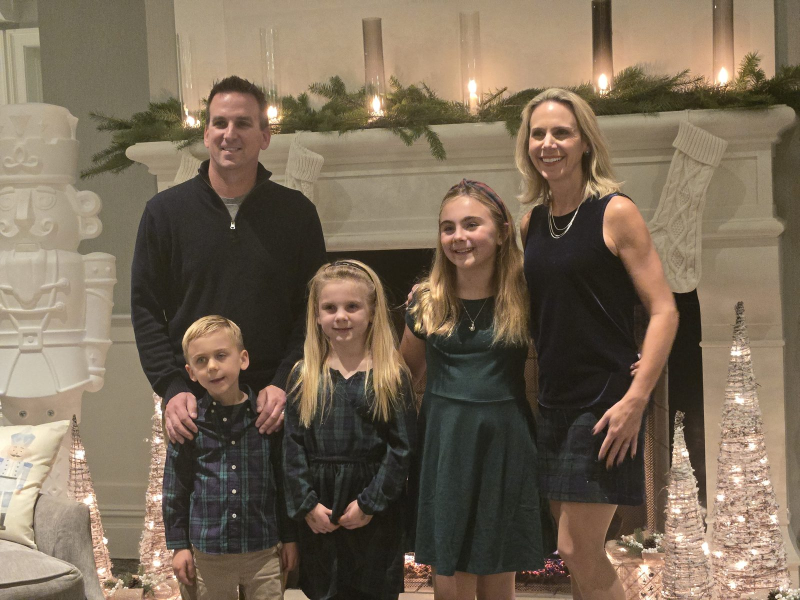
#> input picture docs/images/photos/photo-4.jpg, 1600 x 1200 px (shown at 1/2 size)
$ python make_invite_card.py
#> lines starting #> are read from the running program, lines starting #| are printed output that depends on the picture
#!/usr/bin/env python3
"""Build docs/images/invite-card.jpg (1200x630) — the picture used in invite emails and link previews."""
import os, random
from PIL import Image, ImageDraw, ImageFont, ImageFilter, ImageOps
ROOT = os.path.dirname(os.path.dirname(os.path.abspath(__file__)))
PH = os.path.join(ROOT, "docs/images/photos/photo-4.jpg")   # the whole crew at the fireplace
OUT = os.path.join(ROOT, "docs/images/invite-card.jpg")
XM = "/usr/share/fonts/truetype/sand-box/google/Mountains of Christmas/MountainsofChristmas-Bold.ttf"
NU = "/usr/share/fonts/truetype/sand-box/google/Nunito/Nunito-VariableFont_wght.ttf"
W, H, PW = 1200, 630, 560
def nunito(size, wght=800):
    f = ImageFont.truetype(NU, size)
    try: f.set_variation_by_axes([wght])
    except Exception: pass
    return f
# background: deep night-blue gradient
card = Image.new("RGB", (W, H))
#> card: PIL image 1200x630 RGB; every value is 0
d = ImageDraw.Draw(card)
for y in range(H):
    t = y / H; d.line([(0, y), (W, y)], fill=(int(11 + 30 * t), int(26 + 6 * t), int(51 - 10 * t)))
# snow dots
random.seed(7)
snow = Image.new("RGBA", (W, H), (0, 0, 0, 0)); sd = ImageDraw.Draw(snow)
#> after `snow = Image.new('RGBA', (W, H), (0, 0, 0, 0))`: snow: PIL image 1200x630 RGBA; every value is 0
for _ in range(170):
    x, y, r = random.randint(PW, W), random.randint(0, H), random.uniform(1, 3.2)
    sd.ellipse([x - r, y - r, x + r, y + r], fill=(255, 255, 255, random.randint(90, 200)))
card.paste(snow, (0, 0), snow)
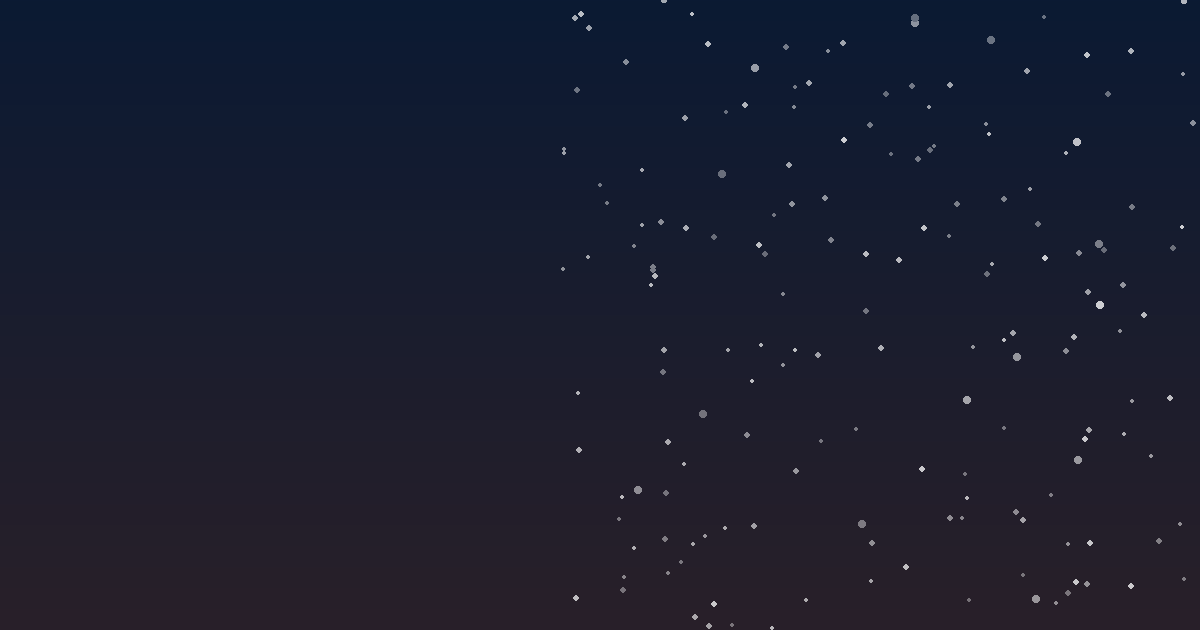
#> card: PIL image 1200x630 RGB; mean R, G, B 26.1, 29.1, 46.1
# photo on the left, with soft fade into the panel
ph = ImageOps.fit(Image.open(PH).convert("RGB"), (PW + 60, H), centering=(0.5, 0.35))
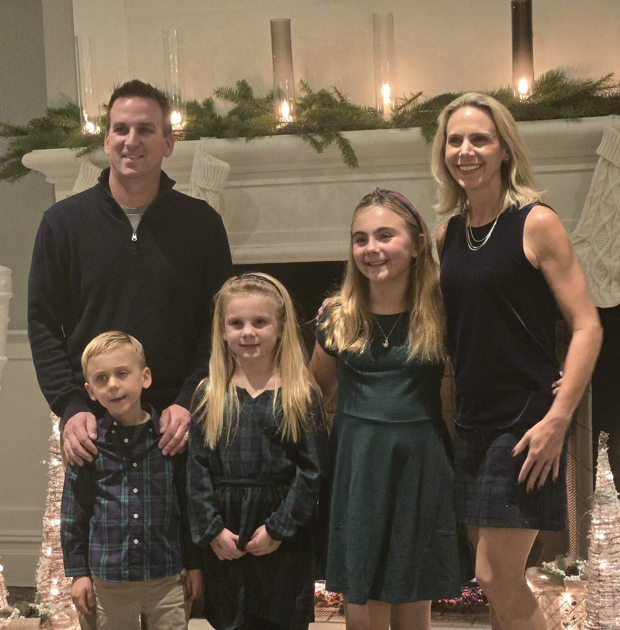
#> ph: PIL image 620x630 RGB; mean R, G, B 107.2, 92.3, 75
mask = Image.new("L", ph.size, 255); md = ImageDraw.Draw(mask)
#> after `mask = Image.new('L', ph.size, 255)`: mask: PIL image 620x630 L; every value is 255
for x in range(PW - 40, PW + 60):
    md.line([(x, 0), (x, H)], fill=int(255 * max(0, 1 - (x - (PW - 40)) / 100)))
card.paste(ph, (0, 0), mask)
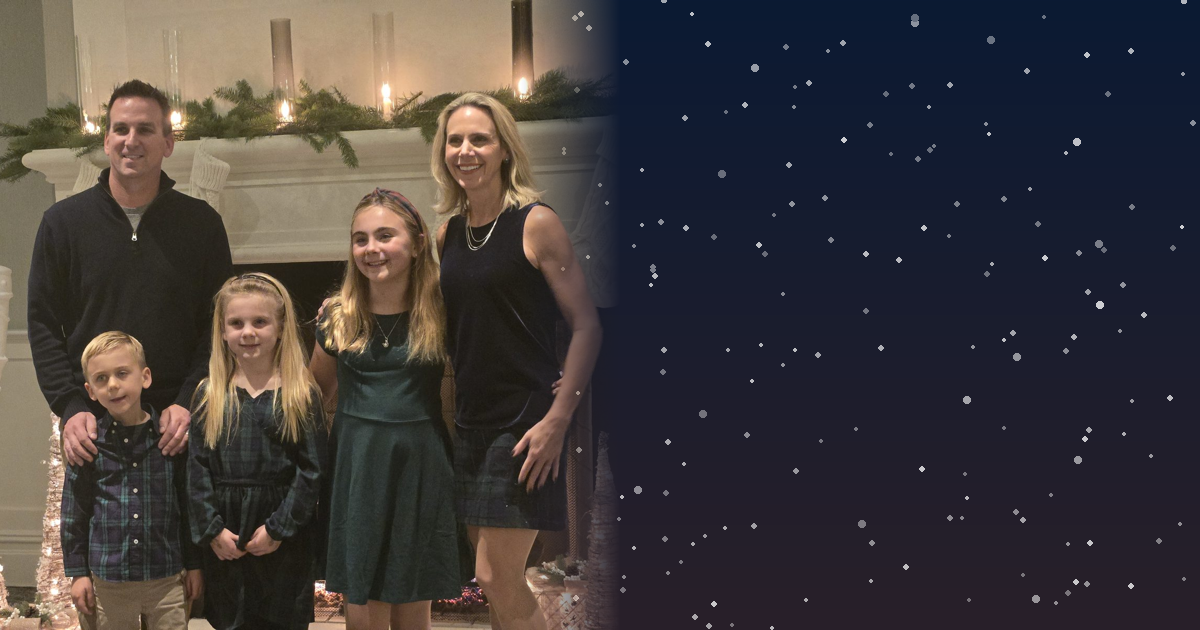
#> card: PIL image 1200x630 RGB; mean R, G, B 63.7, 58.5, 59.4
d = ImageDraw.Draw(card)
# string of lights along the top
cols = [(255, 70, 70), (255, 210, 63), (60, 200, 110), (80, 160, 255)]
d.line([(0, 14), (W, 14)], fill=(30, 40, 30), width=3)
for i, x in enumerate(range(18, W, 44)):
    c = cols[i % 4]
    glow = Image.new("RGBA", (40, 40), (0, 0, 0, 0)); ImageDraw.Draw(glow).ellipse([8, 8, 32, 32], fill=c + (120,))
    glow = glow.filter(ImageFilter.GaussianBlur(5)); card.paste(glow, (x - 20, 6), glow)
    d.ellipse([x - 6, 16, x + 6, 32], fill=c)
#> this loop made 27 passes
#> pass 1, `glow = glow.filter(ImageFilter.GaussianBlur(5))`:
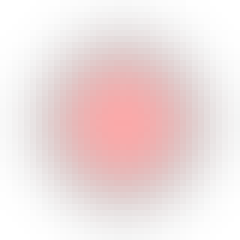
#> glow: PIL image 40x40 RGBA (shown 6 times larger); mean R, G, B, A 77.3, 21.2, 21.2, 36.3; transparent parts drawn white
#> pass 2, `glow = glow.filter(ImageFilter.GaussianBlur(5))`:
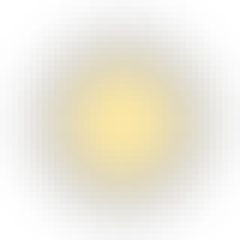
#> glow: PIL image 40x40 RGBA (shown 6 times larger); mean R, G, B, A 77.3, 63.6, 19.1, 36.3; transparent parts drawn white
#> pass 3, `glow = glow.filter(ImageFilter.GaussianBlur(5))`:
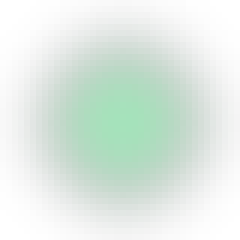
#> glow: PIL image 40x40 RGBA (shown 6 times larger); mean R, G, B, A 18.2, 60.6, 33.3, 36.3; transparent parts drawn white
# text panel
cx = PW + (W - PW) // 2 + 10
#> cx = 890
def center(txt, y, font, fill, shadow=None):
#> called with txt = "You're invited to the", y = 62, fill = (255, 255, 255)
    w = d.textlength(txt, font=font)
#> w = 300.7
    if shadow: d.text((cx - w / 2 + 3, y + 4), txt, font=font, fill=shadow)
    d.text((cx - w / 2, y), txt, font=font, fill=fill)
center("You're invited to the", 62, nunito(30, 700), (255, 255, 255))
center("Frank Family", 100, ImageFont.truetype(XM, 82), (255, 210, 63), (140, 16, 30))
center("Christmas Eve", 186, ImageFont.truetype(XM, 82), (255, 210, 63), (140, 16, 30))
center("Party", 272, ImageFont.truetype(XM, 82), (255, 210, 63), (140, 16, 30))
center("Thursday, December 24", 386, nunito(34, 800), (255, 255, 255))
center("5:00 – 9:00 PM", 430, nunito(34, 800), (255, 255, 255))
center("Manasquan, NJ", 476, nunito(24, 600), (210, 222, 240))
# "Tap to RSVP" button
bf = nunito(30, 900); txt = "🎁  Tap to RSVP"; txt = "Tap to RSVP  ›"
bw = d.textlength(txt, font=bf) + 70
#> bw = 279.5
d.rounded_rectangle([cx - bw / 2, 530 + 4, cx + bw / 2, 590 + 4], 30, fill=(110, 10, 22))
d.rounded_rectangle([cx - bw / 2, 530, cx + bw / 2, 590], 30, fill=(215, 38, 61))
center(txt, 538, bf, (255, 255, 255))
card.save(OUT, "JPEG", quality=84, optimize=True, progressive=True)
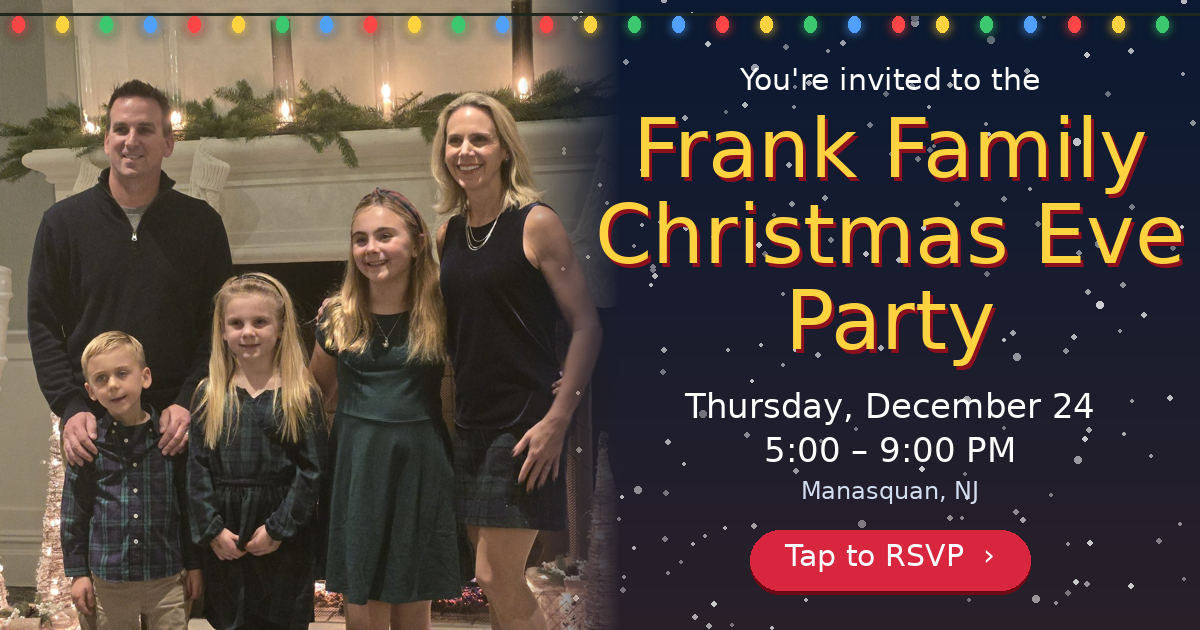
#> saved as invite-card.jpg: PIL image 1200x630 RGB; mean R, G, B 78.4, 66.4, 62.1
print(OUT, os.path.getsize(OUT) // 1024, "KB")

$ run again, with docs/images/photos/photo-1.jpg copied over docs/images/photos/photo-4.jpg
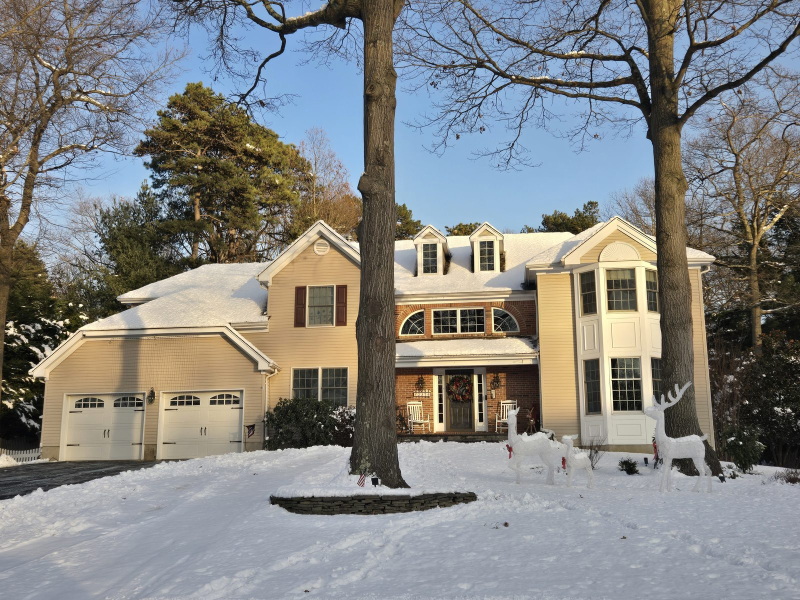
#> input picture docs/images/photos/photo-1.jpg, 1600 x 1200 px (shown at 1/2 size)
#> mask: PIL image 620x630 L; every value is 255
#> `card.paste(ph, (0, 0), mask)`:
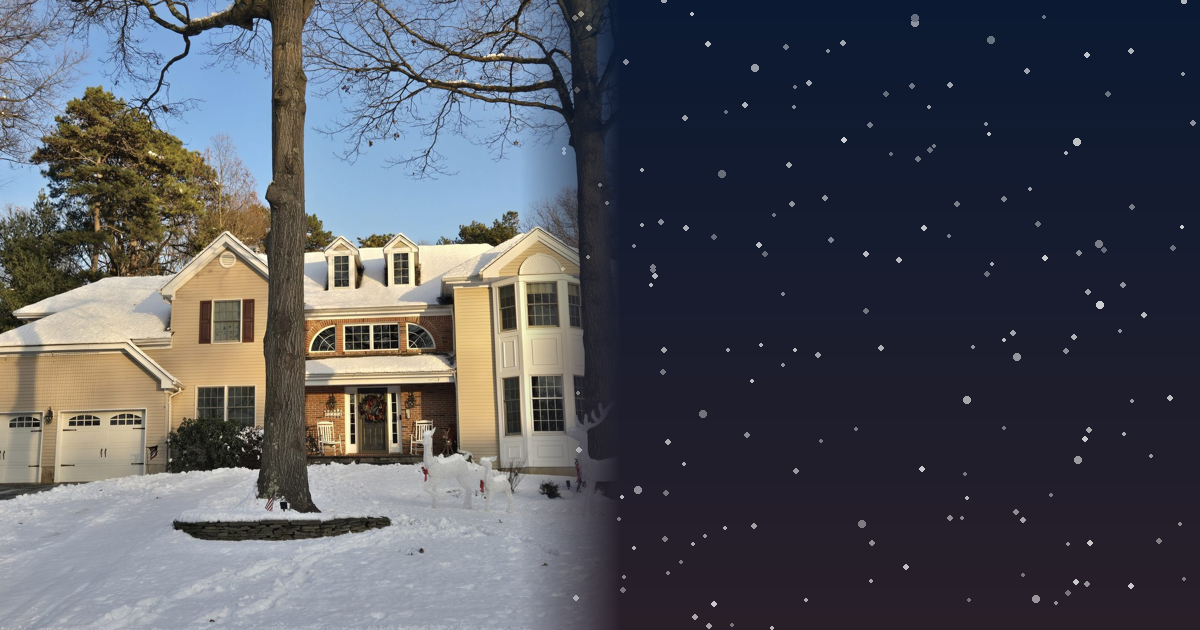
#> card: PIL image 1200x630 RGB; mean R, G, B 79.6, 82.2, 90.8
#> cx = 890
#> w = 300.7
#> bw = 279.5
#> `card.save(OUT, "JPEG", quality=84, optimize=True, progressive=True)`:
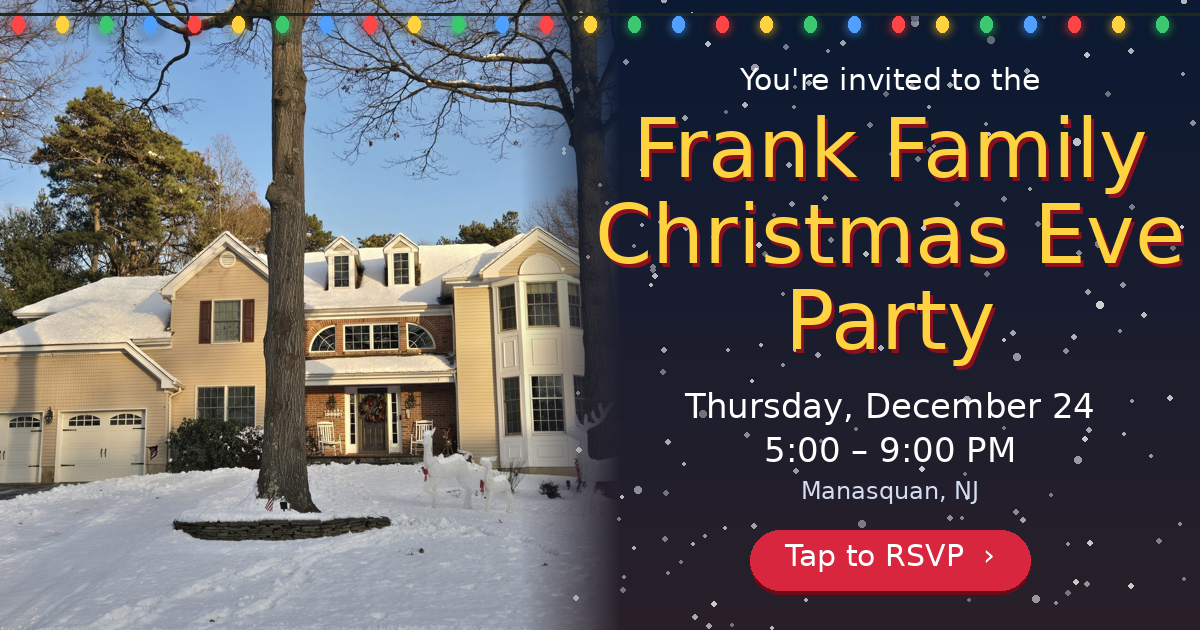
#> saved as invite-card.jpg: PIL image 1200x630 RGB; mean R, G, B 94.7, 90.2, 93.2

$ run again, with docs/images/photos/photo-2.jpg copied over docs/images/photos/photo-4.jpg
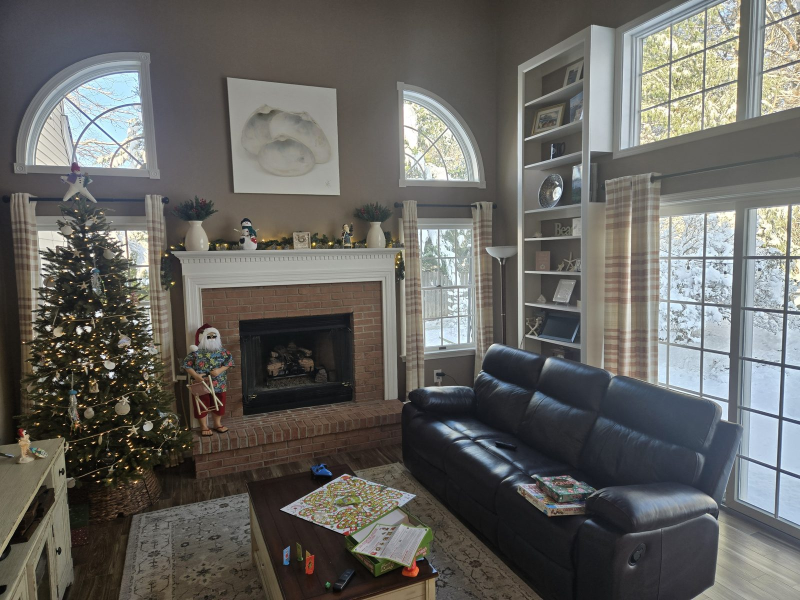
#> input picture docs/images/photos/photo-2.jpg, 1600 x 1200 px (shown at 1/2 size)
#> mask: PIL image 620x630 L; every value is 255
#> `card.paste(ph, (0, 0), mask)`:
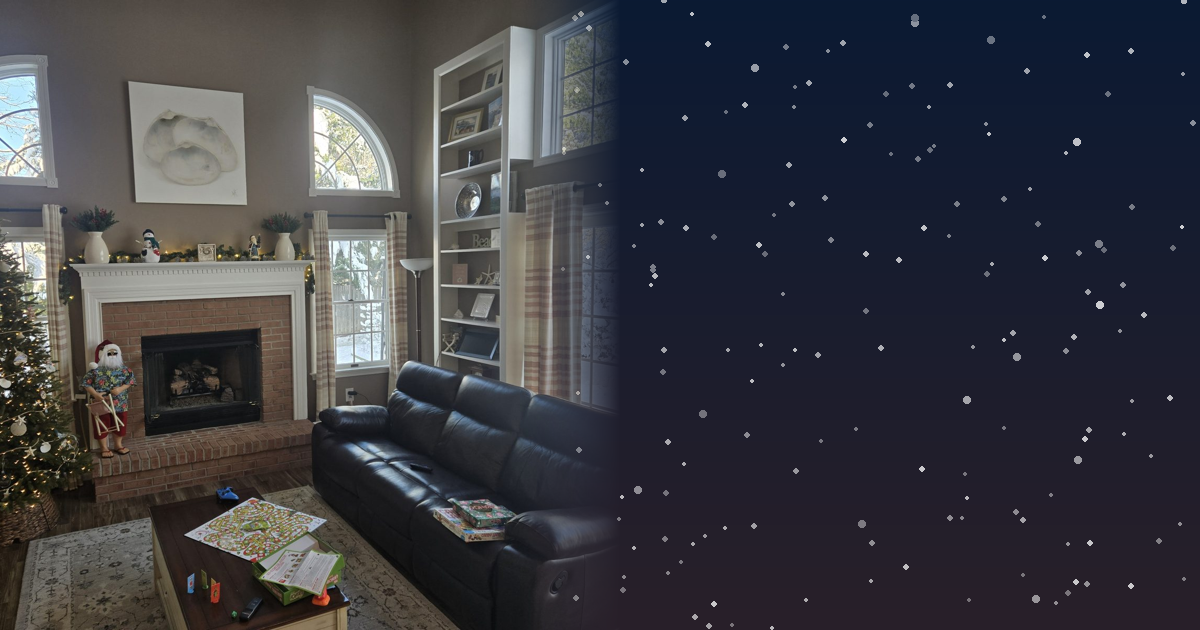
#> card: PIL image 1200x630 RGB; mean R, G, B 58.3, 58.6, 65.2
#> cx = 890
#> w = 300.7
#> bw = 279.5
#> `card.save(OUT, "JPEG", quality=84, optimize=True, progressive=True)`:
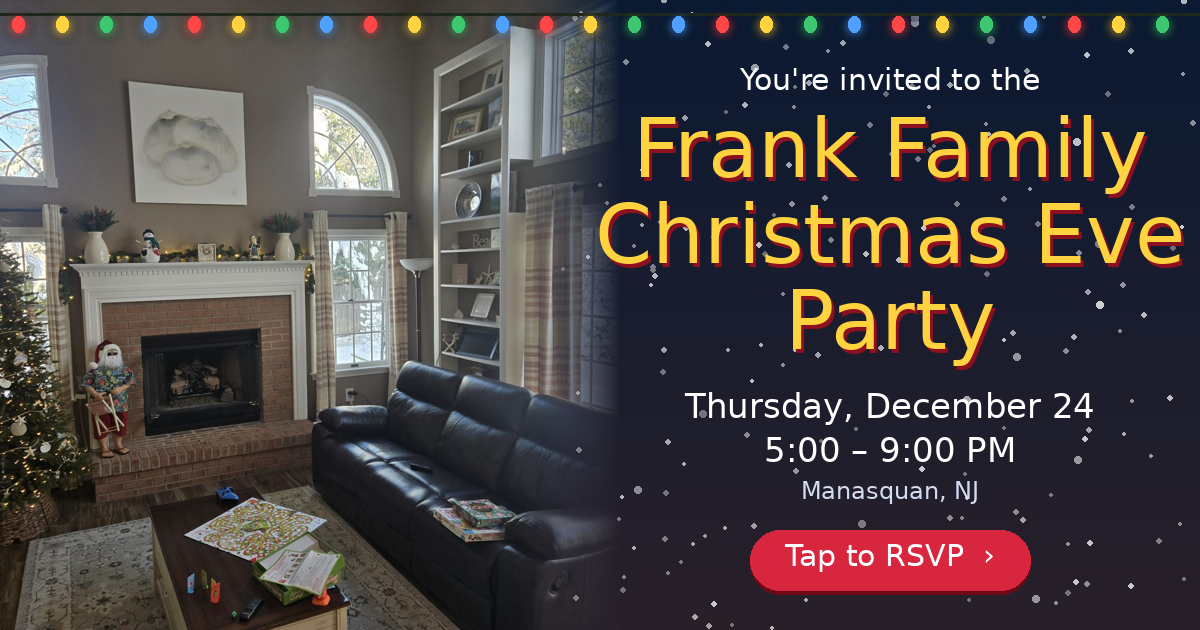
#> saved as invite-card.jpg: PIL image 1200x630 RGB; mean R, G, B 73.5, 66.9, 68.2

$ run again, with docs/images/photos/photo-3.jpg copied over docs/images/photos/photo-4.jpg
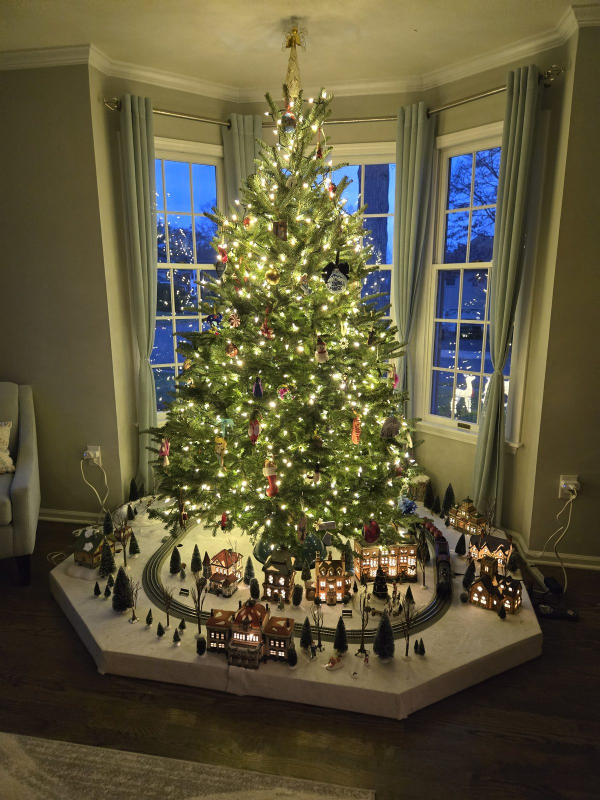
#> input picture docs/images/photos/photo-3.jpg, 1200 x 1600 px (shown at 1/2 size)
#> mask: PIL image 620x630 L; every value is 255
#> cx = 890
#> w = 300.7
#> bw = 279.5
#> `card.save(OUT, "JPEG", quality=84, optimize=True, progressive=True)`:
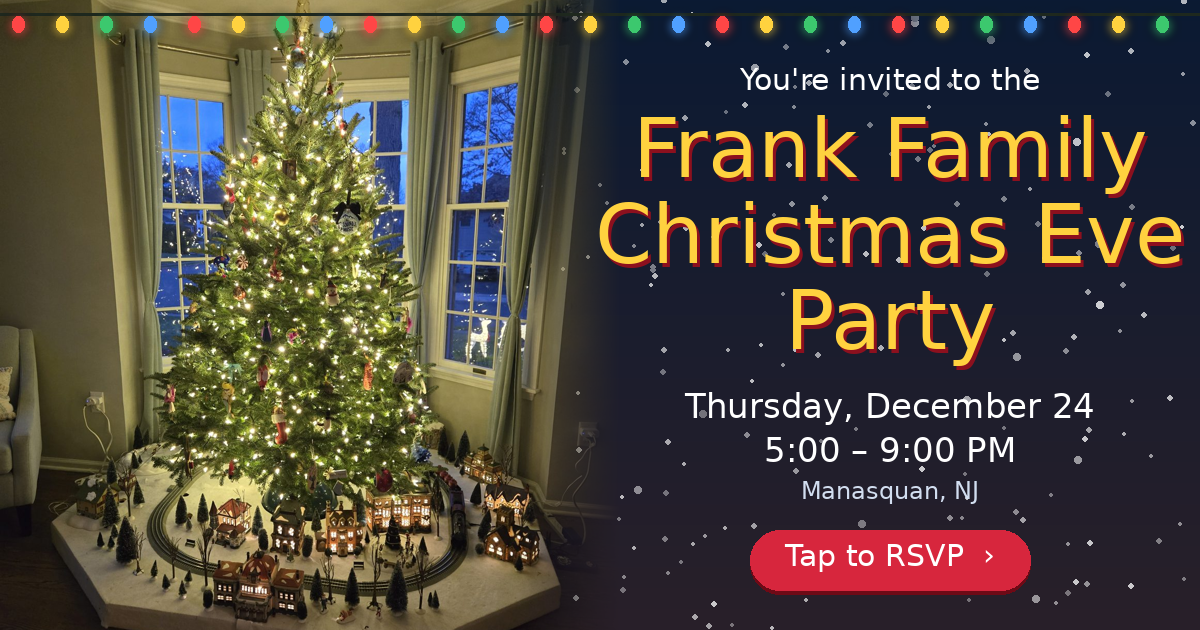
#> saved as invite-card.jpg: PIL image 1200x630 RGB; mean R, G, B 75.8, 68.4, 59
